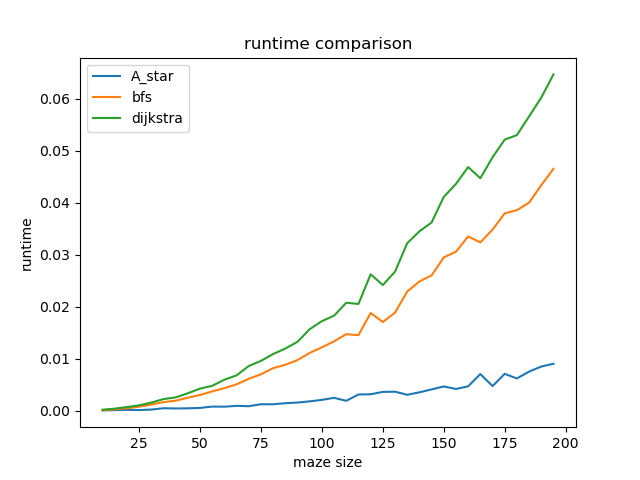

Here is the Python script that generated this plot:
# compare the runtime of the different algorithms with the maze size from 10*10 to 100*100
# iterately generate a maze with the same size
# and calculate the average runtime of 10 times and plot the result
# the result is saved in the file runtime_comparison.png in the same directory

import time
# import pickle
import random
import matplotlib.pyplot as plt

from maze_generator import generate_maze
from A_star import astar
from bfs import bfs
from dijkstra import dijkstra
from bellman_ford import bellman_ford

A_star_time = []
bfs_time = []
dijkstra_time = []
i = 200
iterations = 100
# iteratively generate maze size from 10*10 to i*i
# and calculate the average runtime of iterations times
# do bellman_ford separately as it takes too long
# record teh number of nodes expanded for A star
A_star_expanded_nodes = []
for i in range(10, i, 5):
    start = (0, 0)
    end = (i - 1, i - 1)
    A_star_time.append(0)
    bfs_time.append(0)
    dijkstra_time.append(0)
    A_star_expanded_nodes.append(0)
    print("maze size: ", i, " * ", i)
    for _ in range(iterations):
        grid = generate_maze(i)
        start_time = time.time()
        path, nodes = astar(grid, start, end)
        A_star_time[-1] += time.time() - start_time
        A_star_expanded_nodes[-1] += nodes
        start_time = time.time()
        bfs(grid, start, end)
        bfs_time[-1] += time.time() - start_time
        start_time = time.time()
        dijkstra(grid, start, end)
        dijkstra_time[-1] += time.time() - start_time
        start_time = time.time()
        # bellman_ford(grid, start, end)
        # bellman_ford_time[-1] += time.time() - start_time
    A_star_time[-1] /= iterations
    bfs_time[-1] /= iterations
    dijkstra_time[-1] /= iterations
    A_star_expanded_nodes[-1] /= iterations
    # bellman_ford_time[-1] /= iterations

# plot the result
plt.plot(range(10, i + 1, 5), A_star_time, label='A_star')
plt.plot(range(10, i + 1, 5), bfs_time, label='bfs')
plt.plot(range(10, i + 1, 5), dijkstra_time, label='dijkstra')
# plt.plot(range(10, i, 5), bellman_ford_time, label='bellman_ford')

plt.xlabel('maze size')
plt.ylabel('runtime')
plt.legend()
plt.title('runtime comparison')
plt.savefig('runtime_comparison.png')

# plot A star solely
plt.clf()
plt.plot(range(10, i + 1, 5), A_star_time, label='A_star')
plt.xlabel('maze size')
plt.ylabel('runtime')
plt.legend()
plt.title('A star runtime')
plt.savefig('A_star_runtime_comparison.png')

# plot A star expanded nodes vs maze size
plt.clf()
plt.plot(range(10, i + 1, 5), A_star_expanded_nodes, label='A_star')
plt.plot(range(10, i + 1, 5), [i * i for i in range(10, i + 1, 5)], label='maze size')
plt.xlabel('maze size')
plt.ylabel('expanded nodes')
plt.legend()
plt.title('A star expanded nodes')
plt.savefig('A_star_expanded_nodes_comparison.png')

# test bellman_ford for 10*10 to 40*40
bellman_ford_time = []
for i in range(10, 41, 5):
    start = (0, 0)
    end = (i - 1, i - 1)
    bellman_ford_time.append(0)
    print("maze size: ", i, " * ", i)
    for _ in range(3):
        grid = generate_maze(i)
        start_time = time.time()
        bellman_ford(grid, start, end)
        bellman_ford_time[-1] += time.time() - start_time
    bellman_ford_time[-1] /= 3

# plot bellman_ford result
plt.clf()
plt.plot(range(10, 41, 5), bellman_ford_time, label='bellman_ford')
plt.xlabel('maze size')
plt.ylabel('runtime')
plt.legend()
plt.title('bellman_ford runtime')
plt.savefig('bellman_ford_runtime_comparison.png')